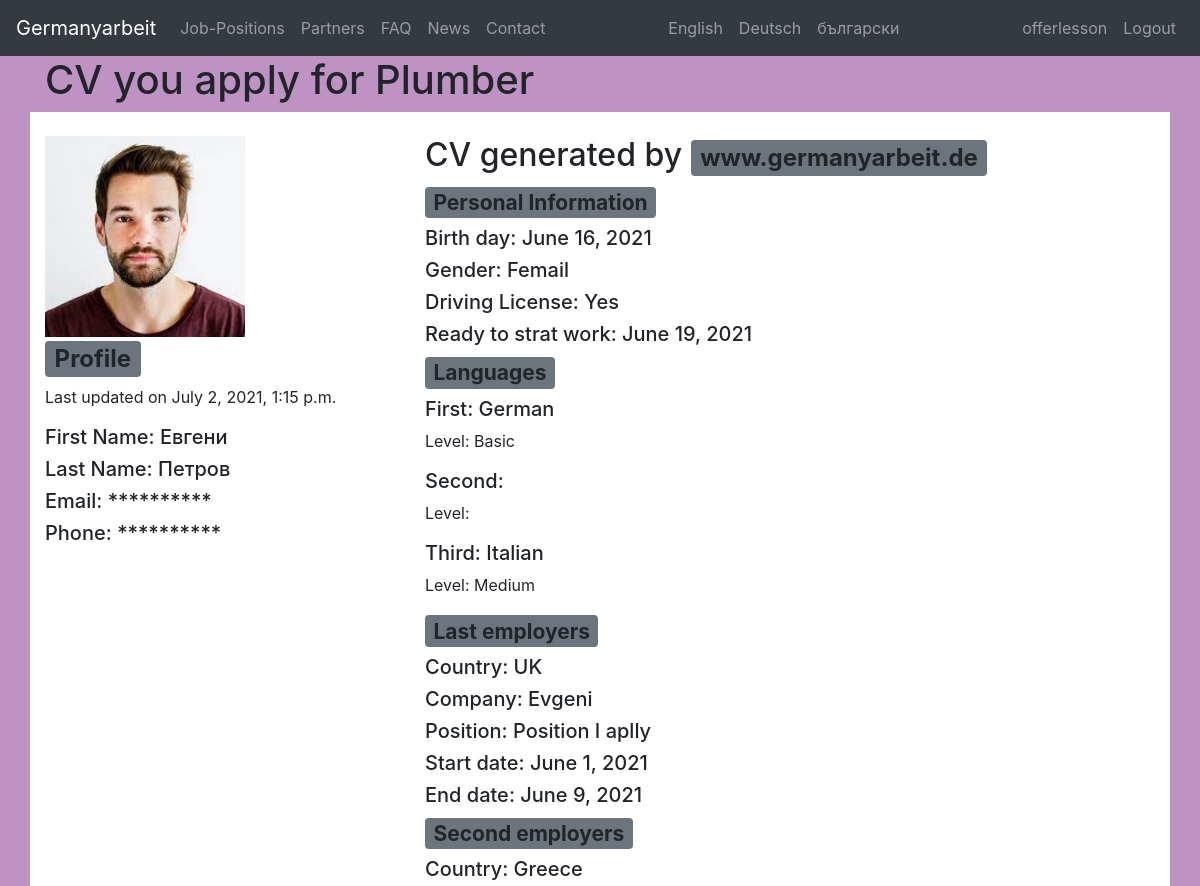
The page /en/category/cv/detail/47/ (signed in, upper part) on the database as committed earlier.
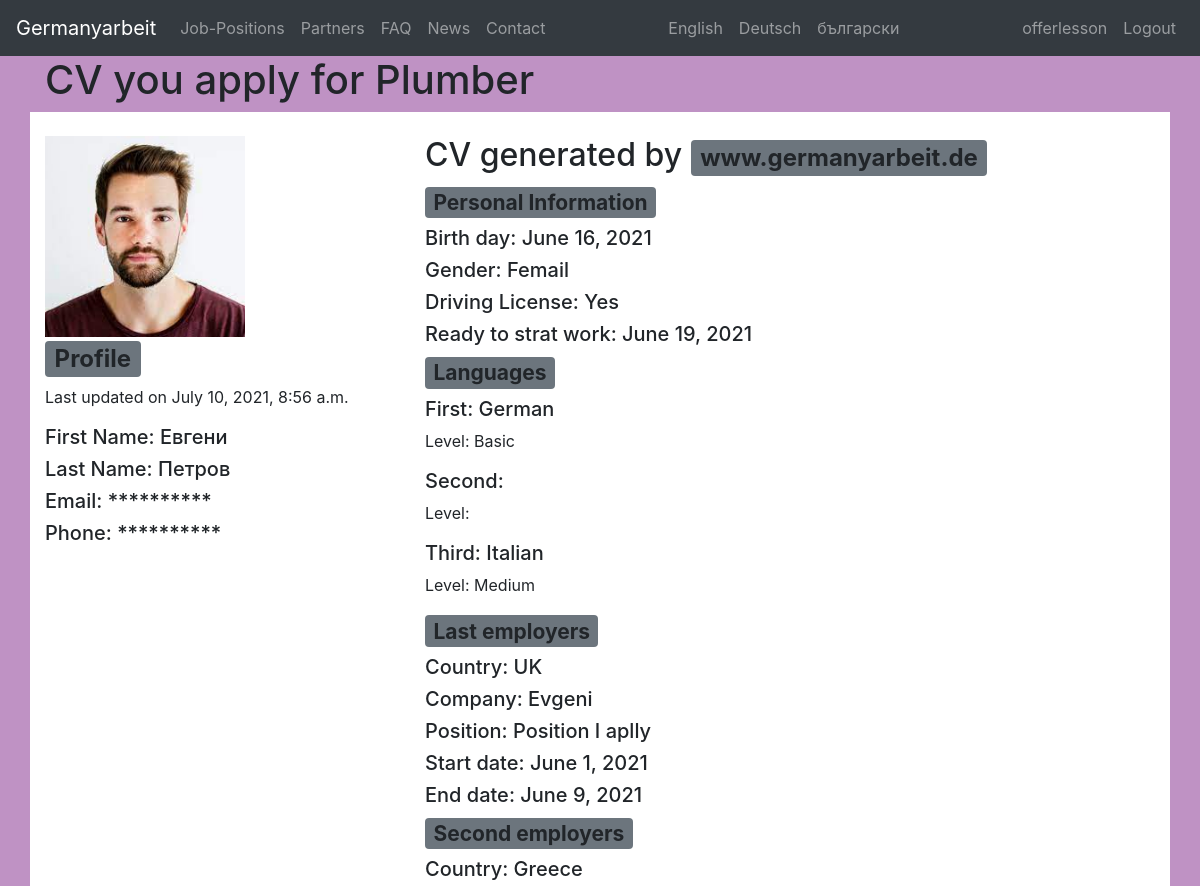
The same page on the database as committed later.
### category/models.py (models this page shows, shortened)
class Cv(models.Model):
    GENDER = [
        ('Femail', _('Femail')),
        ('Male', _('Male')),
    ]
    DRIVING_LICENSE = [
        ('Yes', _('Yes')),
        ('No', _('No')),
    ]
    LANG1 = [
        ('English', _('English')),
        ('German', _('German')),
        ('French', _('French')),
        ('Italian', _('Italian')),
        ('Spanish', _('Spanish')),
        ('Russian', _('Russian')),
    ]
    LANG_LEVELS = [
        ('Basic', _('Basic')),
        ('Medium', _('Medium')),
        ('Fluent', _('Fluent')),
    ]
    COUNTRY = [
        ('UK', _('UK')),
        ('Germany', _('Germany')),
        ('France', _('France')),
        ('Italy', _('Italy')),
        ('Netherlands', _('Netherlands')),
        ('Switzerland', _('Switzerland')),
        ('Poland', _('Poland')),
        ('Greece', _('Greece')),
        ('Sweden', _('Sweden')),
        ('Bulgaria', _('Bulgaria')),
        ('Belgium', _('Belgium')),
        ('Austria', _('Austria')),
        ('Hungary', _('Hungary')),
        ('Denmark', _('Denmark')),
        ('Finland', _('Finland')),
        ('Norway', _('Norway')),
        ('Czechia', _('Czechia')),
        ('Irland', _('Irland')),
        ('Romania', _('Romania')),
        ('Cyprus', _('Cyprus')),
        ('Slovenia', _('Slovenia')),
        ('Lithuania', _('Lithuania')),
        ('Latvia', _('Latvia')),
        ('Russian Federation', _('Russian Federation')),
        ('Not Europe', _('Not Europe')),
    ]
    POSITION = [
        ('Position I aplly', _('Position I apply')),
        ('Different', _('Different')),
    ]
    job = models.ForeignKey(SubCategory, on_delete=models.CASCADE)
    worker = models.ForeignKey(User, on_delete=models.CASCADE)
    birth_day = models.DateField(_("birth_day"))
    gender = models.CharField(_('gender'), max_length=50, choices=GENDER)
    driving_license = models.CharField(_('driving_license'), max_length=10, choices=DRIVING_LICENSE)
    first_lang = models.CharField(_('first_lang'), max_length=20, choices=LANG1, blank=True)
    first_lang_level = models.CharField(_("first_lang_level"), max_length=50, choices=LANG_LEVELS, blank=True)
    second_lang = models.CharField(_('second_lang'), max_length=20, choices=LANG1, blank=True)
    second_lang_level = models.CharField(_("second_lang_level"), max_length=50, choices=LANG_LEVELS, blank=True)
    third_lang = models.CharField(_('third_lang'), max_length=20, choices=LANG1, blank=True)
    third_lang_level = models.CharField(_('third_lang_level'), max_length=50, choices=LANG_LEVELS, blank=True)
    ready_to_start = models.DateField(_('ready_to_start'),)
    expectet_salary = models.CharField(_('expectet_salary'), max_length=20, blank=True)
    sertificate_1 = models.ImageField(_("sertificate_1"), upload_to="cv_sertificate", blank=True)
    sertificate_2 = models.ImageField(_("sertificate_2"), upload_to="cv_sertificate", blank=True)
    country_1 = models.CharField(_('country_1'), max_length=50, choices=COUNTRY) #help_text=_('Country you worked'))
    company_name_1 = models.CharField(_('company_name_1'), max_length=50)
    position_1 = models.CharField(_("position_1"), max_length=150, choices=POSITION, default="Position I aplly")
    start_date_1 = models.DateField(_('start_date_1'),)
    end_date_1 = models.DateField(_('end_date_1'),)
    country_2 = models.CharField(_('country_2'), max_length=50, choices=COUNTRY)
    company_name_2 = models.CharField(_('company_name_2'), max_length=50)
    position_2 = models.CharField(_('position_2'), max_length=150, choices=POSITION, default="Position I aplly")
    start_date_2 = models.DateField(_('start_date_2'),)
    end_date_2 = models.DateField(_('end_date_2'),)
    country_3 = models.CharField(_('country_3'), max_length=50, choices=COUNTRY)
    company_name_3 = models.CharField(_('company_name_3'), max_length=50)
    position_3 = models.CharField(_('position_3'), max_length=150, choices=POSITION, default="Position I aplly")
    start_date_3 = models.DateField(_('start_date_3'),)
    end_date_3 = models.DateField(_('end_date_3'),)
    update_date = models.DateTimeField(auto_now=True)
    submit_date = models.DateField(auto_now_add=True)
    employ = models.BooleanField(default=False)

class SubCategory(models.Model):
    category = models.ForeignKey(Category, on_delete=models.CASCADE, related_name="category", related_query_name="category", verbose_name="category")
    name = models.CharField(max_length=250)
    img = models.ImageField(upload_to="category_pic")
    def __str__(self):
        return self.name

### category/views.py (the view)
# urls.py: path('cv/detail/<int:id>/', views.cv_detail, name="cv_detail"),
@login_required
def cv_detail(request, id):
    cv = Cv.objects.get(pk=id)
    workers = Worker.objects.get(pk=cv.worker_id)
    return render(request, 'category/cv_detail.html', {'cv': cv, 'workers': workers})

### templates/category/cv_detail.html (shortened to what this page needs)
{% extends "base.html" %}
{% load i18n %}
{% load static %}
{% block content %}
    <div class="container">
        <div class="row">
            <div class="col-lg-12 col-md-12 col-sm-12">
                {% if user.is_authenticated and user.is_worker %}
                    <h1>{% trans "CV you apply for" %} {{ cv.job }}</h1>
                {% elif user.is_authenticated and user.is_company %}
                    <h1>Cv- {{ cv.job }}</h1>
                {% endif %}
            </div>
            <div class="col-lg-4 col-md-12 col-sm-12 bg-white col-md-border">
                <br>
                <img src="{{ workers.image.url }}" style="width:200px; height:auto;">
                <h2><span class="badge bg-secondary">{% trans "Profile" %}</span></h2>
                <p>{% trans "Last updated on" %} {{ cv.update_date }}</p>
                <div>
                    <h5>{% trans "First Name" %}: {{ workers.first_name }}</h5>
                    <h5>{% trans "Last Name" %}: {{ workers.last_name }}</h5>
                    <h5>{% trans "Email" %}: **********</h5>
                    <h5>{% trans "Phone" %}: **********</h5>
                </div>
            </div>
            <div class="col-lg-8 col-md-12 col-sm-12 bg-white">
                <br>
                <h2>{% trans "CV generated by" %} <span class="badge bg-secondary">www.germanyarbeit.de</span></h2>
                <h3><span class="badge bg-secondary">{% trans " Personal Information" %}</span></h3>
                <div>
                    <h5>{% trans "Birth day" %}: {{ cv.birth_day }}</h5>
                    <h5>{% trans "Gender:" %} {% trans cv.gender %}</h5>
                    <h5>{% trans "Driving License" %}: {% trans cv.driving_license %}</h5>
                    <h5>{% trans "Ready to strat work" %}: {{ cv.ready_to_start }}</h5>
                </div>
                <h3><span class="badge bg-secondary">{% trans "Languages" %}</span></h3>
                <div>
                    <h5>{% trans "First" %}: {% trans cv.first_lang %}</h5>
                    <p>{% trans "Level" %}: {% trans cv.first_lang_level %}</p>
                    <h5>{% trans "Second" %}: {% trans cv.secound_lang %}</h5>
                    <p>{% trans "Level" %}: {% trans cv.secound_lang_level %}</p>
                    <h5>{% trans "Third" %}: {% trans cv.third_lang %}</h5>
                    <p>{% trans "Level" %}: {% trans cv.third_lang_level %}</p>
                </div>
                <h3><span class="badge bg-secondary">{% trans "Last employers" %}</span></h3>
                <div>
                    <h5>{% trans "Country" %}: {% trans cv.country_1 %}</h5>
                    <h5>{% trans "Company" %}: {% trans cv.company_name_1 %}</h5>
                    <h5>{% trans "Position" %}: {% trans cv.position_1 %}</h5>
                    <h5>{% trans "Start date" %}: {{ cv.start_date_1 }}</h5>
                    <h5>{% trans "End date" %}: {{ cv.end_date_1 }}</h5>
                </div>
                <h3><span class="badge bg-secondary">{% trans "Second employers" %}</span></h3>
                <div>
                    <h5>{% trans "Country" %}: {% trans cv.country_2 %}</h5>
                </div>
                <br/>
            </div>
            </div>
        </div>
{% endblock content %}

Rows that differ between the two databases and show on the page:
changed Cv "Femail": update_date "July 2, 2021, 1:15 p.m." → "July 10, 2021, 8:56 a.m."
